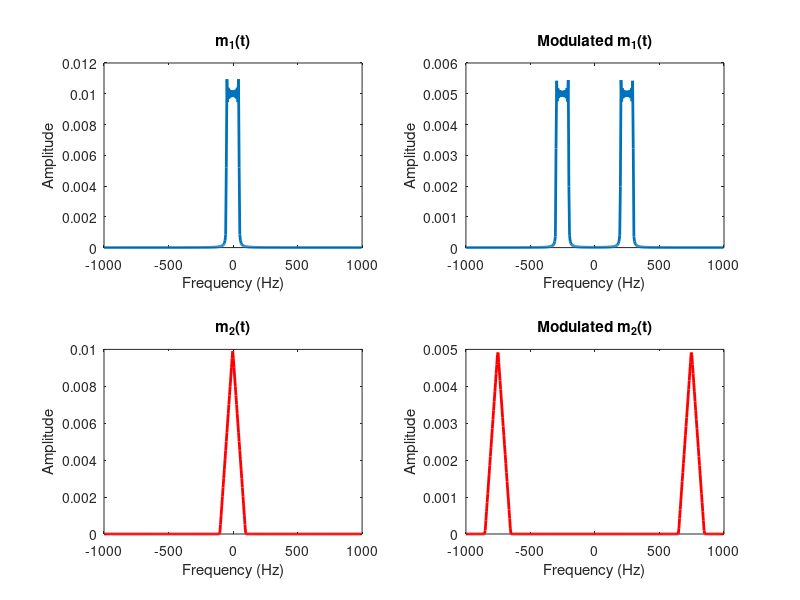
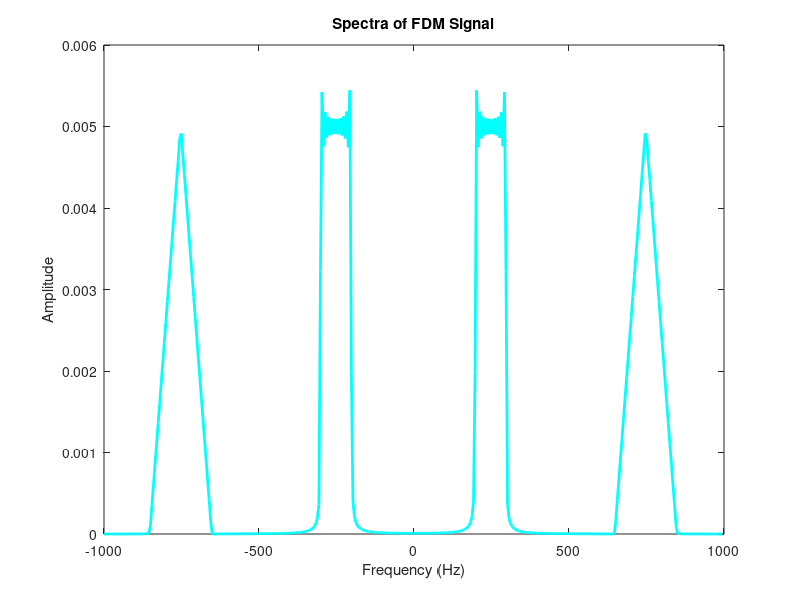
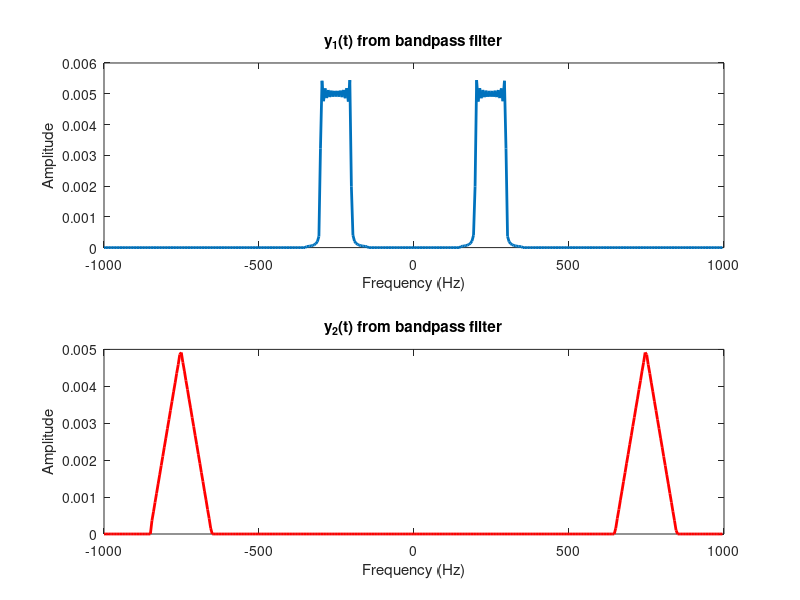
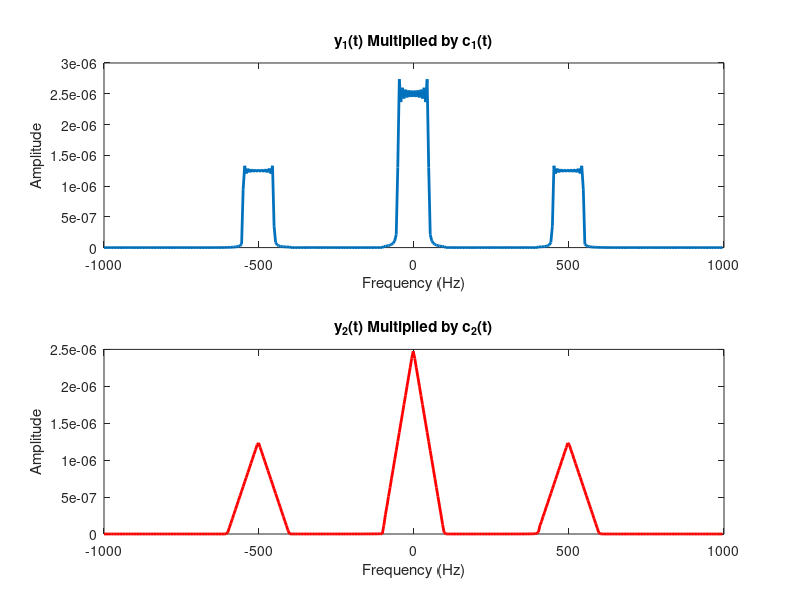

MATLAB code to generate these figures, in order:
clc
clear
close all

to = 0.1;
fs = 2000;
ts = 1 / fs;
f1 = 250;
f2 = 750;
t = -to : ts : to ;
N = length(t);
fn = (0 : N - 1) *fs/N - fs / 2; %what is this
m1 = sinc(100 * t);
m2 = sinc(100 * t) .^ 2;
c1 = cos(2 * pi * f1 * t);
c2 = cos(2 * pi * f2 * t);
u1 = m1 .* c1;
u2 = m2 .* c2;
u = u1 + u2;
M1 = fft(m1, N);
M2 = fft(m2, N);
M1 = M1 / fs;
M2 = M2 / fs; %why 
U1 = fft(u1, N);
U2 = fft(u2, N);
U1 = U1 / fs;
U2 = U2 / fs;
U = U1 + U2;
%% Modulation
figure(1)
subplot(221)
plot(fn, abs(fftshift(M1)),"LineWidth",2)
title('m_1(t)')
xlabel('Frequency (Hz)')
ylabel('Amplitude')

subplot(222)
plot(fn,abs(fftshift(U1)),"LineWidth",2)
title('Modulated m_1(t)');xlabel('Frequency (Hz)');ylabel('Amplitude');

subplot(223)
plot(fn, abs(fftshift(M2)),'r',"LineWidth",2)
title('m_2(t)');xlabel('Frequency (Hz)');ylabel('Amplitude')

subplot(224)
plot(fn, abs(fftshift(U2)),'r',"LineWidth",2)
title('Modulated m_2(t)');xlabel('Frequency (Hz)');ylabel('Amplitude');

%% FDM
figure(2)
plot(fn, abs(fftshift(U)),'c',"LineWidth",2)
title('Spectra of FDM Signal')
xlabel('Frequency (Hz)')
ylabel('Amplitude')

%% Band Pass Filtering
BW=200;
H1 = zeros(1, N);
H2 = zeros(1, N);
H1(((fn <= f1 + BW / 2) & (fn >= f1 - BW / 2))) = 1;
H1(((fn <= -f1 + BW / 2) & (fn >= -f1 - BW / 2))) = 1;
Y1 = (fftshift(U)) .* H1;
H2(((fn <= f2 + BW / 2) & (fn >= f2 - BW / 2))) = 1;
H2(((fn <= -f2 + BW / 2) & (fn >= -f2 - BW / 2))) = 1;
Y2 = (fftshift(U)) .* H2;

figure(3)
subplot(211)
plot(fn, abs((Y1)),"LineWidth",2)
title('y_1(t) from bandpass filter'); xlabel('Frequency (Hz)'); ylabel('Amplitude')

subplot(212)
plot(fn, abs((Y2)),'r',"LineWidth",2)
title('y_2(t) from bandpass filter'); xlabel('Frequency (Hz)'); ylabel('Amplitude')

y11 = ifft(Y1, length(t));
y22 = ifft(Y2, length(t));
r1 = ifft(ifftshift(Y1), N) .* c1;
r2 = ifft(ifftshift(Y2), N) .* c2;
R1 = fft(r1, N) / fs;
R2 = fft(r2, N) / fs;

%% Demodulation
figure(4)
subplot(211)
plot(fn, abs(fftshift(R1)),"LineWidth",2)
title('y_1(t) Multiplied by c_1(t)'); xlabel('Frequency (Hz)'); ylabel('Amplitude')

subplot(212)
plot(fn, abs(fftshift(R2)),'r',"LineWidth",2)
title('y_2(t) Multiplied by c_2(t)'); xlabel('Frequency (Hz)'); ylabel( 'Amplitude')

fcut = BW;
ncut = floor(fcut / fs * N);
H = zeros(1, N);
H(1 : ncut) = 2 * ones(1, ncut);
H(N - ncut + 1 : N) = 2 * ones(1, ncut);
M1Reconstruct = R1 .* H;
M2Reconstruct = R2 .* H;

%% Recovering messages
figure(5)
subplot(211)
plot(fn, abs(fftshift(M1Reconstruct)),"LineWidth",2)
title('m_1(t) recovered by LPF'); xlabel('Frequency (Hz)'); ylabel('Amplitude')

subplot(212)
plot(fn, abs(fftshift(M2Reconstruct)),'r',"LineWidth",2)
title('m_2(t) recovered by LPF'); xlabel('Frequency(Hz)'); ylabel('Amplitude');
